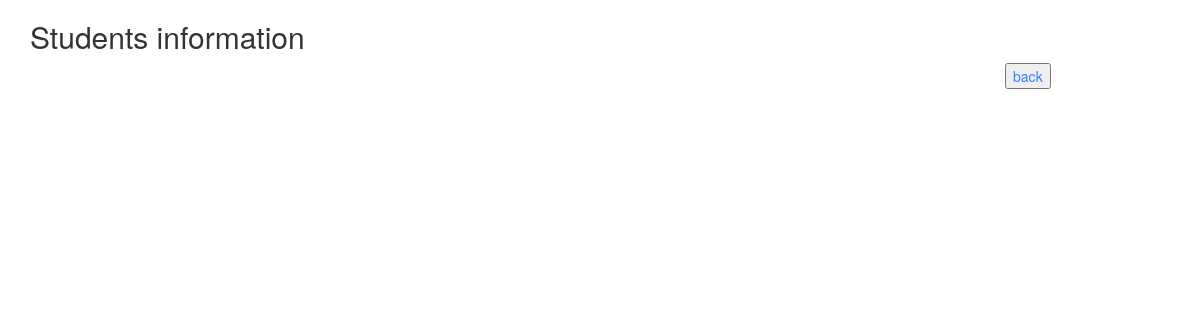
The app's page /student/info/?id=1, older data.
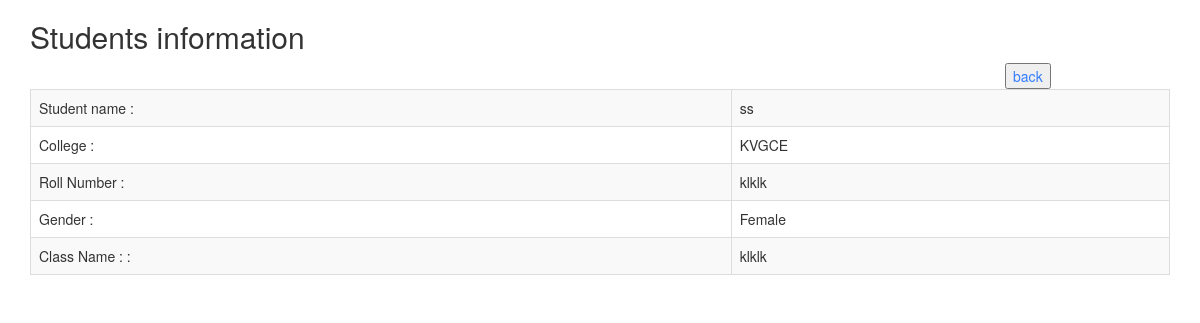
The same page, newer data.
### students/models.py (models this page shows, shortened)
class StudentModel(models.Model):
    id = models.AutoField(primary_key=True)
    college = models.ForeignKey(CollegeModel, on_delete=models.CASCADE)
    name = models.CharField(max_length=256, null=False)
    roll_number = models.CharField(max_length=128, null=False)
    gender = models.CharField(max_length=6, choices=GENDER, default="M")
    class_name = models.CharField(max_length=256, null=False,db_index=True)

### students/views.py (the view)
# urls.py: path('student/info/', views.fetch_student_information, name='fetch_student_information'),
def fetch_student_information(request):
    id = None
    print(request)
    id = request.GET['id']
    if id is not None:
        students = StudentModel.objects.filter(id=id).values('id', 'name', 'college__name', 'roll_number', 'gender', 'class_name',)
    else:
        return HttpResponse(status=404, content="student information is not found.")
    return render(request, 'Student_information.html', {'students':students})

### templates/Student_information.html (shortened to what this page needs)
<!DOCTYPE html>
<html lang="en">
<head>
    <link rel="stylesheet" href="https://maxcdn.bootstrapcdn.com/bootstrap/3.4.1/css/bootstrap.min.css">
    <link rel="stylesheet" type="text/css" href="/../css/style.css">
</head>
<body>
    <div class="container">
        <h2>Students information</h2>
        <div class="row">
            <div class="col-md-10">
            </div>
            <div class="col-md-2">
                <button style="color:#337dff;" onclick="goBack()">back</a></button>
            </div>
        </div>
        <table class="table table-bordered table-striped table-responsive-sm">
            {% for student in students %}
                <tbody>
                    <tr>
                        <td>Student name :</td>
                        <td>{{student.name}}</td>
                    </tr>
                    <tr>
                        <td>College :</td>
                        <td>{{student.college__name}}</td>
                    </tr>
                    <tr>
                        <td>Roll Number :</td>
                        <td>{{student.roll_number}}</td>
                    </tr>
                    <tr>
                        <td>Gender :</td>
                        <td>{{student.gender}}</td>
                    </tr>
                    <tr>
                        <td>Class Name : :</td>
                        <td>{{student.class_name}}</td>
                    </tr>
                </tbody>
            {% endfor %}
        </table>
    </div>
</body>
</html>

Row changes from the older to the newer data that the page shows:
added StudentModel: name "ss", college__name "KVGCE", roll_number "klklk", gender "Female", class_name "klklk"
